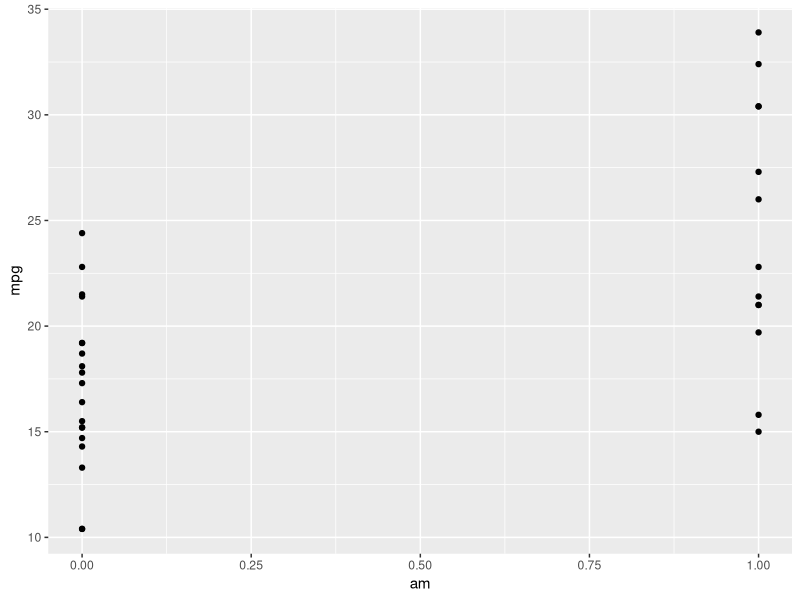

Here is the R script that generated this plot:
# Regression Models Course : MTcars Analysis


# [, 1]	 mpg	 Miles/(US) gallon
# [, 2]	 cyl	 Number of cylinders
# [, 4]	 hp	 Gross horsepower
# [, 6]	 wt  Weight (1000 lbs)
# [, 9]	 am	 Transmission (0 = automatic, 1 = manual)

# Load data set
library(datasets)
library(ggplot2)
data("mtcars")

# Subset manual transmissions
mtcarMan <- mtcars[mtcars[,9] == 1,]
# Automatic transmissions
mtcarAuto <- mtcars[mtcars[,9] == 0,]

## --------------------
## Exploratory Analysis
## --------------------

# Examine columns and data types
str(mtcars)

# Range of MPG values
range(mtcars$mpg)

# Car transmissions: 
# 0 = automatic 
# 1 = manual 
table(mtcars$am)

## ---------------------------------
## Fitting Multiple Models, Strategy
## ---------------------------------

# So, we estimate a 7.25 mpg increase
# in moving from a automatic to a manual
# transmission.  We expect to get 17 mpg 
# with an automatic transmission.
fit1 <- lm(mpg ~ am, data = mtcars)
coef(fit1)

# This consistent with the mean values:
# Automatic transmission:
mean(mtcarAuto[,1])

# Manual transmission:
mean(mtcarMan[,1])

# Summarize SLR comparison of auto vs man 
# transmission
summary(lm(mpg ~ factor(am) - 1 , mtcars))

# And visually
g <- ggplot(mtcars,aes(x=am,y=mpg))
g <- g + geom_point()
g

## ---------------------------------


# Examine 
summary(lm(mpg ~ cyl + hp + wt + factor(am) - 1, mtcars))


## -----------------------------
## Residual Plot and Diagnostics
## -----------------------------


## ------------------------------------
## Conclusions : Quantified Uncertainty
## ------------------------------------








